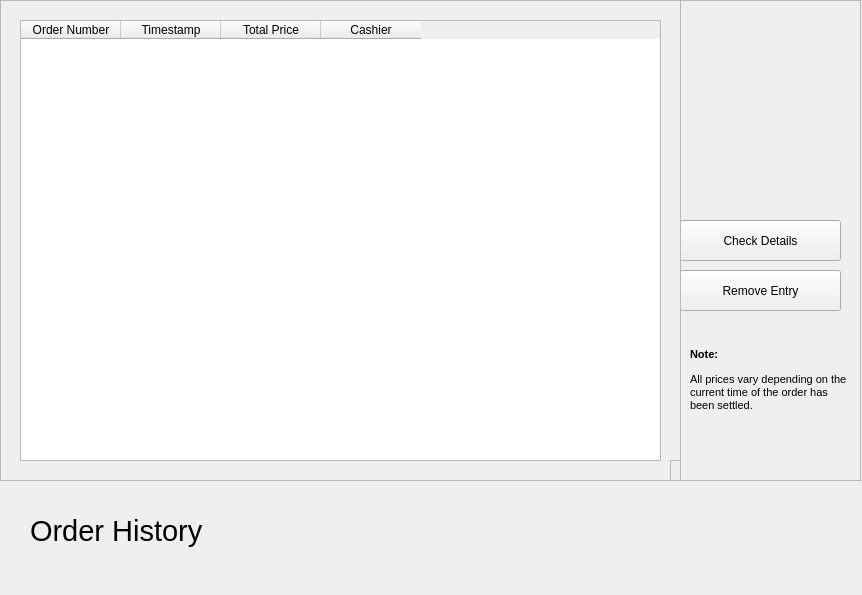
<?xml version="1.0" encoding="UTF-8"?>
<ui version="4.0">
 <class>MainWindow</class>
 <widget class="QMainWindow" name="MainWindow">
  <property name="geometry">
   <rect>
    <x>0</x>
    <y>0</y>
    <width>862</width>
    <height>595</height>
   </rect>
  </property>
  <property name="windowTitle">
   <string>BearPOS - Order History</string>
  </property>
  <widget class="QWidget" name="centralwidget">
   <widget class="QFrame" name="frame_3">
    <property name="geometry">
     <rect>
      <x>680</x>
      <y>0</y>
      <width>181</width>
      <height>481</height>
     </rect>
    </property>
    <property name="frameShape">
     <enum>QFrame::StyledPanel</enum>
    </property>
    <property name="frameShadow">
     <enum>QFrame::Raised</enum>
    </property>
    <widget class="QPushButton" name="showHistory">
     <property name="geometry">
      <rect>
       <x>0</x>
       <y>220</y>
       <width>161</width>
       <height>41</height>
      </rect>
     </property>
     <property name="text">
      <string>Check Details</string>
     </property>
    </widget>
    <widget class="QPushButton" name="removeHistory">
     <property name="geometry">
      <rect>
       <x>0</x>
       <y>270</y>
       <width>161</width>
       <height>41</height>
      </rect>
     </property>
     <property name="text">
      <string>Remove Entry</string>
     </property>
    </widget>
    <widget class="QLabel" name="dateLabel_3">
     <property name="geometry">
      <rect>
       <x>10</x>
       <y>310</y>
       <width>161</width>
       <height>141</height>
      </rect>
     </property>
     <property name="font">
      <font>
       <pointsize>8</pointsize>
       <weight>50</weight>
       <bold>false</bold>
      </font>
     </property>
     <property name="text">
      <string>&lt;html&gt;&lt;head/&gt;&lt;body&gt;&lt;p&gt;&lt;span style=&quot; font-weight:600;&quot;&gt;Note:&lt;/span&gt;&lt;/p&gt;&lt;p&gt;All prices vary depending on the current time of the order has been settled.&lt;/p&gt;&lt;/body&gt;&lt;/html&gt;</string>
     </property>
     <property name="alignment">
      <set>Qt::AlignLeading|Qt::AlignLeft|Qt::AlignVCenter</set>
     </property>
     <property name="wordWrap">
      <bool>true</bool>
     </property>
    </widget>
   </widget>
   <widget class="QFrame" name="frame">
    <property name="geometry">
     <rect>
      <x>0</x>
      <y>0</y>
      <width>681</width>
      <height>481</height>
     </rect>
    </property>
    <property name="autoFillBackground">
     <bool>false</bool>
    </property>
    <property name="frameShape">
     <enum>QFrame::StyledPanel</enum>
    </property>
    <property name="frameShadow">
     <enum>QFrame::Raised</enum>
    </property>
    <widget class="QTableWidget" name="tblOrderHistory">
     <property name="geometry">
      <rect>
       <x>20</x>
       <y>20</y>
       <width>641</width>
       <height>441</height>
      </rect>
     </property>
     <property name="sizePolicy">
      <sizepolicy hsizetype="Fixed" vsizetype="Fixed">
       <horstretch>0</horstretch>
       <verstretch>0</verstretch>
      </sizepolicy>
     </property>
     <attribute name="horizontalHeaderCascadingSectionResizes">
      <bool>false</bool>
     </attribute>
     <attribute name="verticalHeaderVisible">
      <bool>false</bool>
     </attribute>
     <column>
      <property name="text">
       <string>Order Number</string>
      </property>
     </column>
     <column>
      <property name="text">
       <string>Timestamp</string>
      </property>
     </column>
     <column>
      <property name="text">
       <string>Total Price</string>
      </property>
     </column>
     <column>
      <property name="text">
       <string>Cashier</string>
      </property>
     </column>
    </widget>
    <widget class="QFrame" name="frame_4">
     <property name="geometry">
      <rect>
       <x>670</x>
       <y>460</y>
       <width>681</width>
       <height>481</height>
      </rect>
     </property>
     <property name="autoFillBackground">
      <bool>false</bool>
     </property>
     <property name="frameShape">
      <enum>QFrame::StyledPanel</enum>
     </property>
     <property name="frameShadow">
      <enum>QFrame::Raised</enum>
     </property>
     <widget class="QTableWidget" name="tblOrderList_2">
      <property name="geometry">
       <rect>
        <x>20</x>
        <y>20</y>
        <width>641</width>
        <height>441</height>
       </rect>
      </property>
      <property name="sizePolicy">
       <sizepolicy hsizetype="Fixed" vsizetype="Fixed">
        <horstretch>0</horstretch>
        <verstretch>0</verstretch>
       </sizepolicy>
      </property>
      <attribute name="horizontalHeaderCascadingSectionResizes">
       <bool>false</bool>
      </attribute>
      <column>
       <property name="text">
        <string>Product ID</string>
       </property>
      </column>
      <column>
       <property name="text">
        <string>Qty.</string>
       </property>
      </column>
      <column>
       <property name="text">
        <string>Product Name</string>
       </property>
      </column>
      <column>
       <property name="text">
        <string>Price</string>
       </property>
      </column>
      <column>
       <property name="text">
        <string>Total</string>
       </property>
      </column>
     </widget>
    </widget>
   </widget>
   <widget class="QLabel" name="greetingLabel">
    <property name="geometry">
     <rect>
      <x>30</x>
      <y>500</y>
      <width>551</width>
      <height>61</height>
     </rect>
    </property>
    <property name="font">
     <font>
      <pointsize>22</pointsize>
     </font>
    </property>
    <property name="text">
     <string>Order History</string>
    </property>
   </widget>
  </widget>
 </widget>
 <resources/>
 <connections/>
</ui>
